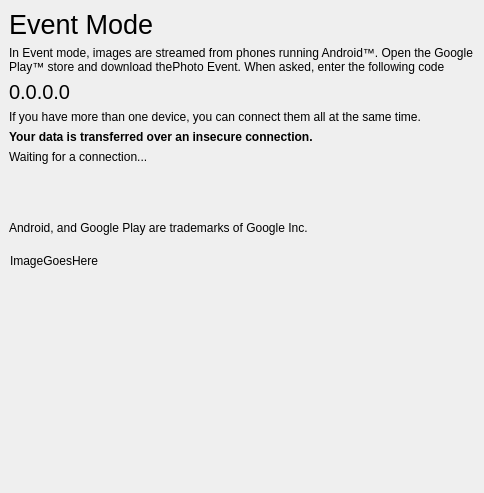
<?xml version="1.0" encoding="UTF-8"?>
<ui version="4.0">
 <class>PhoneDialog</class>
 <widget class="QDialog" name="PhoneDialog">
  <property name="geometry">
   <rect>
    <x>0</x>
    <y>0</y>
    <width>484</width>
    <height>493</height>
   </rect>
  </property>
  <property name="windowTitle">
   <string>Dialog</string>
  </property>
  <layout class="QVBoxLayout" name="verticalLayout">
   <property name="leftMargin">
    <number>0</number>
   </property>
   <property name="topMargin">
    <number>0</number>
   </property>
   <property name="rightMargin">
    <number>0</number>
   </property>
   <property name="bottomMargin">
    <number>0</number>
   </property>
   <item>
    <widget class="QFrame" name="connectionFrame">
     <property name="frameShape">
      <enum>QFrame::NoFrame</enum>
     </property>
     <property name="frameShadow">
      <enum>QFrame::Raised</enum>
     </property>
     <layout class="QVBoxLayout" name="verticalLayout_2">
      <item>
       <widget class="QLabel" name="label_5">
        <property name="font">
         <font>
          <pointsize>20</pointsize>
         </font>
        </property>
        <property name="text">
         <string>Event Mode</string>
        </property>
       </widget>
      </item>
      <item>
       <widget class="QLabel" name="statusLabel">
        <property name="text">
         <string>&lt;html&gt;&lt;head/&gt;&lt;body&gt;&lt;p&gt;In Event mode, images are streamed from phones running Android™. Open the Google Play™ store and download thePhoto Event. When asked, enter the following code&lt;/p&gt;&lt;/body&gt;&lt;/html&gt;</string>
        </property>
        <property name="wordWrap">
         <bool>true</bool>
        </property>
       </widget>
      </item>
      <item>
       <widget class="QLabel" name="ipLabel">
        <property name="font">
         <font>
          <pointsize>15</pointsize>
         </font>
        </property>
        <property name="text">
         <string>0.0.0.0</string>
        </property>
       </widget>
      </item>
      <item>
       <widget class="QLabel" name="label">
        <property name="text">
         <string>If you have more than one device, you can connect them all at the same time.</string>
        </property>
       </widget>
      </item>
      <item>
       <widget class="QLabel" name="label_2">
        <property name="font">
         <font>
          <weight>75</weight>
          <bold>true</bold>
         </font>
        </property>
        <property name="text">
         <string>Your data is transferred over an insecure connection.</string>
        </property>
       </widget>
      </item>
      <item>
       <widget class="QLabel" name="connectionStatus">
        <property name="text">
         <string>Waiting for a connection...</string>
        </property>
       </widget>
      </item>
      <item>
       <spacer name="verticalSpacer">
        <property name="orientation">
         <enum>Qt::Vertical</enum>
        </property>
        <property name="sizeHint" stdset="0">
         <size>
          <width>20</width>
          <height>40</height>
         </size>
        </property>
       </spacer>
      </item>
      <item>
       <widget class="QLabel" name="trademarkLabel">
        <property name="text">
         <string>Android, and Google Play are trademarks of Google Inc.</string>
        </property>
       </widget>
      </item>
     </layout>
    </widget>
   </item>
   <item>
    <widget class="QScrollArea" name="scrollArea">
     <property name="frameShape">
      <enum>QFrame::NoFrame</enum>
     </property>
     <property name="frameShadow">
      <enum>QFrame::Plain</enum>
     </property>
     <property name="widgetResizable">
      <bool>true</bool>
     </property>
     <widget class="QWidget" name="scrollAreaWidgetContents">
      <property name="geometry">
       <rect>
        <x>0</x>
        <y>0</y>
        <width>484</width>
        <height>211</height>
       </rect>
      </property>
      <widget class="QLabel" name="imageLabel">
       <property name="geometry">
        <rect>
         <x>10</x>
         <y>0</y>
         <width>381</width>
         <height>21</height>
        </rect>
       </property>
       <property name="sizePolicy">
        <sizepolicy hsizetype="Ignored" vsizetype="Ignored">
         <horstretch>0</horstretch>
         <verstretch>0</verstretch>
        </sizepolicy>
       </property>
       <property name="text">
        <string>ImageGoesHere</string>
       </property>
       <property name="scaledContents">
        <bool>true</bool>
       </property>
      </widget>
     </widget>
    </widget>
   </item>
  </layout>
 </widget>
 <resources/>
 <connections/>
</ui>
